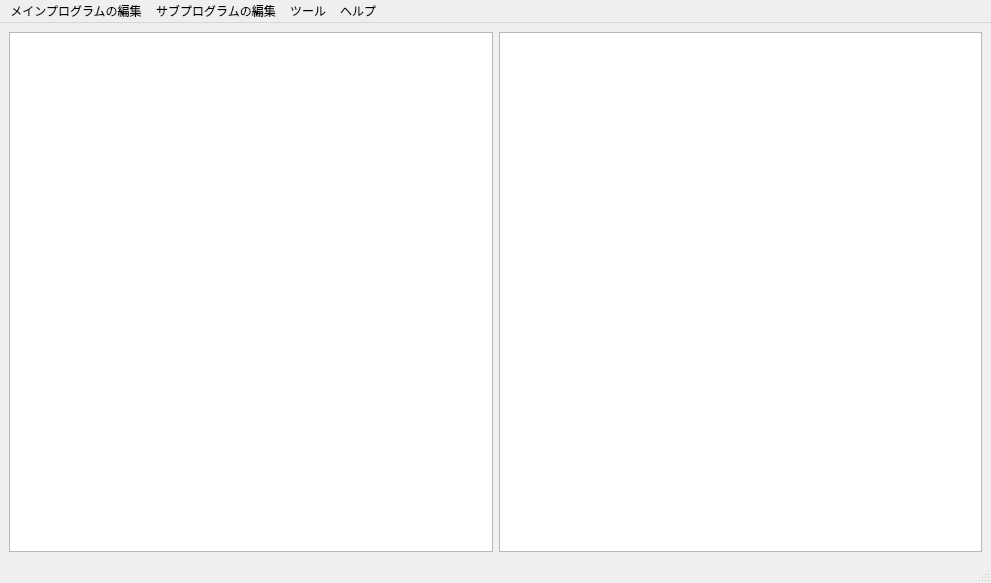
<?xml version="1.0" encoding="UTF-8"?>
<ui version="4.0">
 <class>MainWindow1</class>
 <widget class="QMainWindow" name="MainWindow1">
  <property name="geometry">
   <rect>
    <x>0</x>
    <y>0</y>
    <width>991</width>
    <height>583</height>
   </rect>
  </property>
  <property name="sizePolicy">
   <sizepolicy hsizetype="Expanding" vsizetype="Expanding">
    <horstretch>0</horstretch>
    <verstretch>0</verstretch>
   </sizepolicy>
  </property>
  <property name="windowTitle">
   <string>NcWorks EDITOR</string>
  </property>
  <property name="windowIcon">
   <iconset>
    <normaloff>PLANET.ico</normaloff>PLANET.ico</iconset>
  </property>
  <widget class="QWidget" name="centralwidget">
   <layout class="QGridLayout" name="gridLayout">
    <item row="0" column="1">
     <widget class="QPlainTextEdit" name="plainTextEdit2">
      <property name="font">
       <font>
        <family>游ゴシック</family>
        <pointsize>18</pointsize>
       </font>
      </property>
     </widget>
    </item>
    <item row="0" column="0">
     <widget class="QPlainTextEdit" name="plainTextEdit1">
      <property name="font">
       <font>
        <family>游ゴシック</family>
        <pointsize>18</pointsize>
       </font>
      </property>
     </widget>
    </item>
   </layout>
  </widget>
  <widget class="QMenuBar" name="menubar">
   <property name="geometry">
    <rect>
     <x>0</x>
     <y>0</y>
     <width>991</width>
     <height>22</height>
    </rect>
   </property>
   <widget class="QMenu" name="menu1">
    <property name="title">
     <string>メインプログラムの編集</string>
    </property>
    <addaction name="action1_1"/>
    <addaction name="action1_2"/>
    <addaction name="action1_3"/>
    <addaction name="separator"/>
    <addaction name="action1_4"/>
    <addaction name="separator"/>
    <addaction name="action1_5"/>
    <addaction name="separator"/>
    <addaction name="action1_6"/>
    <addaction name="action1_7"/>
   </widget>
   <widget class="QMenu" name="menu2">
    <property name="title">
     <string>サブプログラムの編集</string>
    </property>
    <addaction name="action2_1"/>
    <addaction name="action2_2"/>
    <addaction name="action2_3"/>
    <addaction name="separator"/>
    <addaction name="action2_4"/>
    <addaction name="separator"/>
    <addaction name="action2_5"/>
    <addaction name="separator"/>
    <addaction name="action2_6"/>
    <addaction name="action2_7"/>
   </widget>
   <widget class="QMenu" name="menu3">
    <property name="title">
     <string>ツール</string>
    </property>
    <addaction name="action3_1"/>
   </widget>
   <widget class="QMenu" name="menu4">
    <property name="title">
     <string>ヘルプ</string>
    </property>
    <addaction name="action4_1"/>
    <addaction name="separator"/>
    <addaction name="action4_2"/>
   </widget>
   <addaction name="menu1"/>
   <addaction name="menu2"/>
   <addaction name="menu3"/>
   <addaction name="menu4"/>
  </widget>
  <widget class="QStatusBar" name="statusbar"/>
  <action name="action1_1">
   <property name="text">
    <string>開く</string>
   </property>
   <property name="shortcut">
    <string>Ctrl+Q</string>
   </property>
  </action>
  <action name="action1_2">
   <property name="text">
    <string>上書き保存</string>
   </property>
   <property name="shortcut">
    <string>Ctrl+W</string>
   </property>
  </action>
  <action name="action1_3">
   <property name="text">
    <string>名前を付けて保存</string>
   </property>
   <property name="shortcut">
    <string>Ctrl+E</string>
   </property>
  </action>
  <action name="action2_1">
   <property name="text">
    <string>開く</string>
   </property>
   <property name="shortcut">
    <string>Ctrl+A</string>
   </property>
  </action>
  <action name="action2_2">
   <property name="text">
    <string>上書き保存</string>
   </property>
   <property name="shortcut">
    <string>Ctrl+S</string>
   </property>
  </action>
  <action name="action2_3">
   <property name="text">
    <string>名前を付けて保存</string>
   </property>
   <property name="shortcut">
    <string>Ctrl+D</string>
   </property>
  </action>
  <action name="action1_4">
   <property name="text">
    <string>DXFファイルへ変換</string>
   </property>
   <property name="shortcut">
    <string>Ctrl+R</string>
   </property>
  </action>
  <action name="action2_4">
   <property name="text">
    <string>DXFファイルへ変換</string>
   </property>
   <property name="shortcut">
    <string>Ctrl+F</string>
   </property>
  </action>
  <action name="action3_1">
   <property name="text">
    <string>DXFファイルをプログラムへ変換</string>
   </property>
   <property name="shortcut">
    <string>Ctrl+Z</string>
   </property>
  </action>
  <action name="action1_5">
   <property name="text">
    <string>整列</string>
   </property>
   <property name="shortcut">
    <string>Ctrl+T</string>
   </property>
  </action>
  <action name="action2_5">
   <property name="text">
    <string>整列</string>
   </property>
   <property name="shortcut">
    <string>Ctrl+G</string>
   </property>
  </action>
  <action name="action1_6">
   <property name="text">
    <string>シミュレーションを実行</string>
   </property>
   <property name="shortcut">
    <string>Ctrl+Y</string>
   </property>
  </action>
  <action name="action2_6">
   <property name="text">
    <string>シミュレーションを実行</string>
   </property>
   <property name="shortcut">
    <string>Ctrl+H</string>
   </property>
  </action>
  <action name="action1_7">
   <property name="checkable">
    <bool>true</bool>
   </property>
   <property name="checked">
    <bool>true</bool>
   </property>
   <property name="text">
    <string>プログラムを自動保存してシミュレーションを実行</string>
   </property>
   <property name="shortcut">
    <string>Ctrl+U</string>
   </property>
  </action>
  <action name="action2_7">
   <property name="checkable">
    <bool>true</bool>
   </property>
   <property name="checked">
    <bool>true</bool>
   </property>
   <property name="text">
    <string>プログラムを自動保存してシミュレーションを実行</string>
   </property>
   <property name="shortcut">
    <string>Ctrl+J</string>
   </property>
  </action>
  <action name="action4_1">
   <property name="text">
    <string>NcWorksについて</string>
   </property>
   <property name="shortcut">
    <string>Ctrl+X</string>
   </property>
  </action>
  <action name="action4_2">
   <property name="text">
    <string>マニュアル</string>
   </property>
   <property name="shortcut">
    <string>Ctrl+C</string>
   </property>
  </action>
 </widget>
 <resources/>
 <connections/>
</ui>
